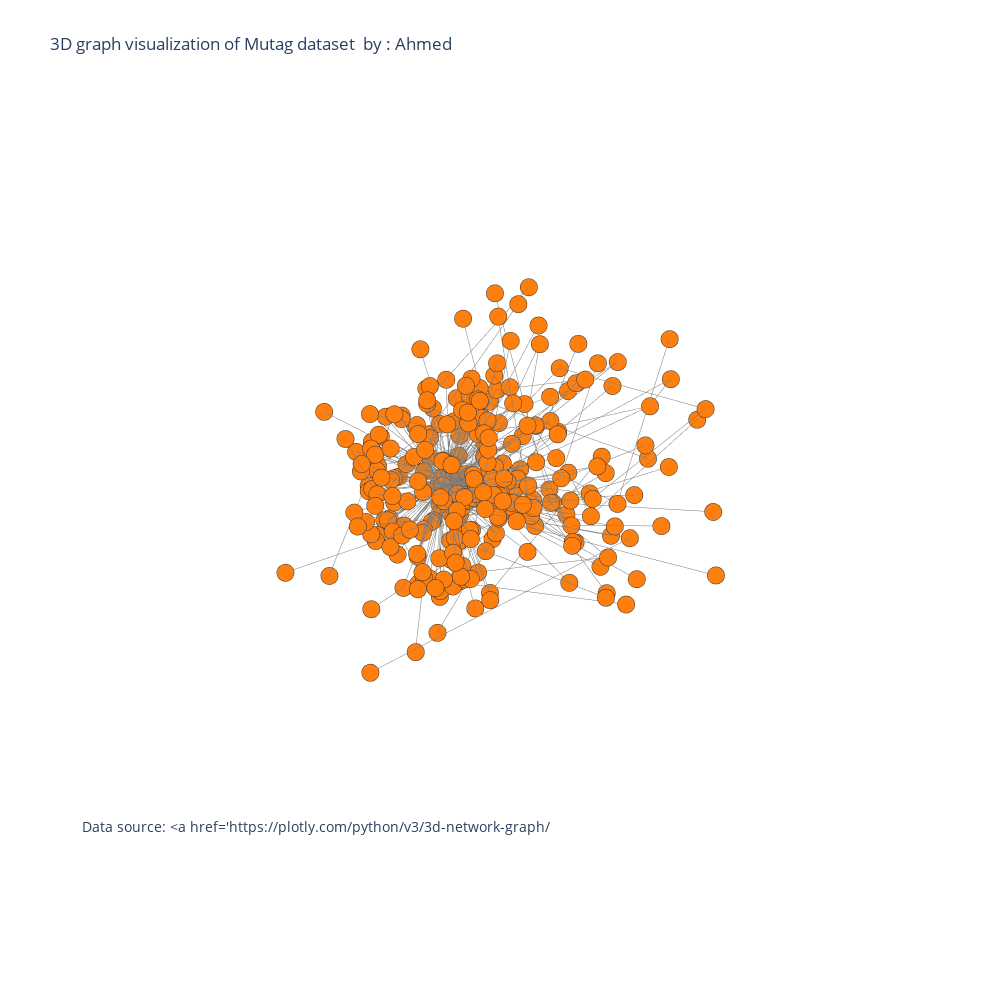

Write notebook code for a chart like this one.
### Code cell
import pandas as pd
import numpy as np
%matplotlib inline
import plotly.graph_objs as go
from  plotly.offline import plot
import chart_studio.plotly as py
import cufflinks as cf
cf.go_offline()
from plotly.offline import download_plotlyjs, init_notebook_mode, plot,iplot
init_notebook_mode(connected='true')
#Si en data no pongo trace1(que son los antiguos edges) no me los imprime y no es una chapuza
data=[trace2,trace3]
fig=go.Figure(data=data, layout=layout)

iplot(fig, filename='Les-Miserables')

### Figure 1 — Plotly figure (JSON) as saved in the notebook; plotly's stock layout.template omitted (floating-point values rounded to 4 significant figures; data arrays with more than 128 entries replaced by an {"elided": "..."} marker saying what was removed)
{"data": [{"hoverinfo": "text", "marker": {"color": "#ff7f0e", "colorscale": [[0, "#440154"], [0.1111, "#482878"], [0.2222, "#3e4989"], [0.3333, "#31688e"], [0.4444, "#26828e"], [0.5556, "#1f9e89"], [0.6667, "#35b779"], [0.7778, "#6ece58"], [0.8889, "#b5de2b"], [1, "#fde725"]], "line": {"color": "rgb(50,50,50)", "width": 0.5}, "size": 6, "symbol": "circle"}, "mode": "markers", "name": "actors", "text": {"elided": "306 str values"}, "type": "scatter3d", "x": {"elided": "306 float values"}, "y": {"elided": "306 float values"}, "z": {"elided": "306 float values"}}, {"hoverinfo": "none", "line": {"color": "rgb(125,125,125)", "width": 1}, "mode": "lines", "type": "scatter3d", "x": {"elided": "2496 float values"}, "y": {"elided": "2496 float values"}, "z": {"elided": "2496 float values"}}], "layout": {"annotations": [{"font": {"size": 14}, "showarrow": false, "text": "Data source: <a href='https://plotly.com/python/v3/3d-network-graph/</a>", "x": 0, "xanchor": "left", "xref": "paper", "y": 0.1, "yanchor": "bottom", "yref": "paper"}], "height": 1000, "hovermode": "closest", "margin": {"t": 100}, "scene": {"xaxis": {"showbackground": false, "showgrid": false, "showline": false, "showticklabels": false, "title": {"text": ""}, "zeroline": false}, "yaxis": {"showbackground": false, "showgrid": false, "showline": false, "showticklabels": false, "title": {"text": ""}, "zeroline": false}, "zaxis": {"showbackground": false, "showgrid": false, "showline": false, "showticklabels": false, "title": {"text": ""}, "zeroline": false}}, "showlegend": false, "title": {"text": "3D graph visualization of Mutag dataset  by : Ahmed"}, "width": 1000}}
